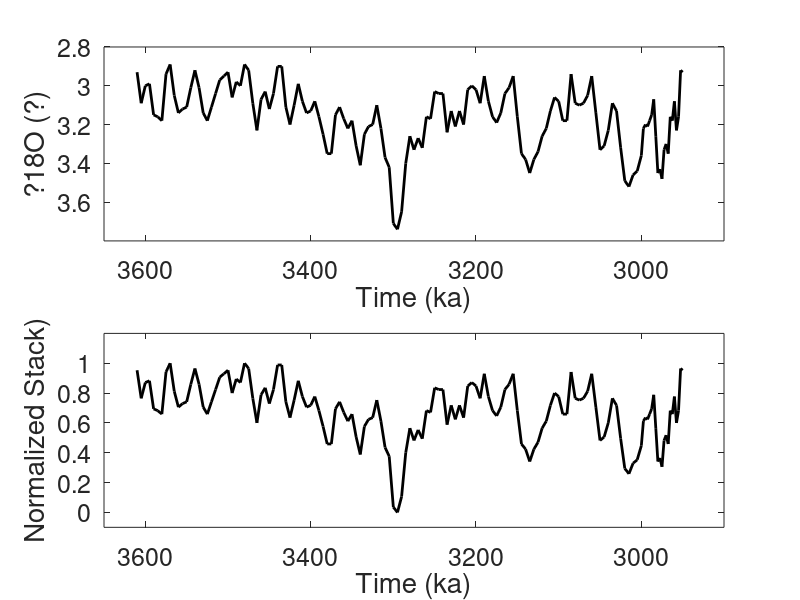

The MATLAB source for this figure:
%% Figure 1 
%Code to plot Figure 1 in King et al., 2024. 

Input_data = importdata('Kingetal2024_IceModel_Inputd18O.txt'); %Input raw Lisiecki & Raymo d18O data

Time = flip(Input_data(:,1)); %Create Time vector from input
d18O = flip(Input_data(:,2)); %Create d18O vector from input

neg_d18O = (d18O)*-1; %Get the negative of the d18O curve
min_d18O = min(neg_d18O); %Create min d18O vector
max_d18O = max(neg_d18O); %Create max d18) vector
Scalar_factor_initial = zeros(length(Time),1); %Create scalar_factor_intitial vector and fill with Time in first column and 0s in 2nd

for i = 1:length(Time) %For the length of the Time vector
    Scalar_factor_initial(i) = (neg_d18O(i)-min_d18O)/(max_d18O-min_d18O); %Normalize d18O curve 
end


%Figure 1a
subplot(2,1,1)
plot(Time,d18O,'color','k','LineWidth',2)
xlim([2900 3650])
ylim([2.8 3.8])
a = get(gca,'XTickLabel');
set(gca,'XTickLabel',a,'fontsize',18)
set(gcf,'color','w')
set(gca,'XDir','reverse')
set(gca,'YDir','reverse')
xlabel('Time (ka)','FontSize',20)
ylabel('?18O (?)','FontSize',20)

%Figure 1b
subplot(2,1,2)
plot(Time,Scalar_factor_initial,'color','k','LineWidth',2)
xlim([2900 3650])
ylim([-0.1 1.2])
a = get(gca,'XTickLabel');
set(gca,'XTickLabel',a,'fontsize',18)
set(gcf,'color','w')
set(gca,'XDir','reverse')
xlabel('Time (ka)','FontSize',20)
ylabel('Normalized Stack)','FontSize',20)